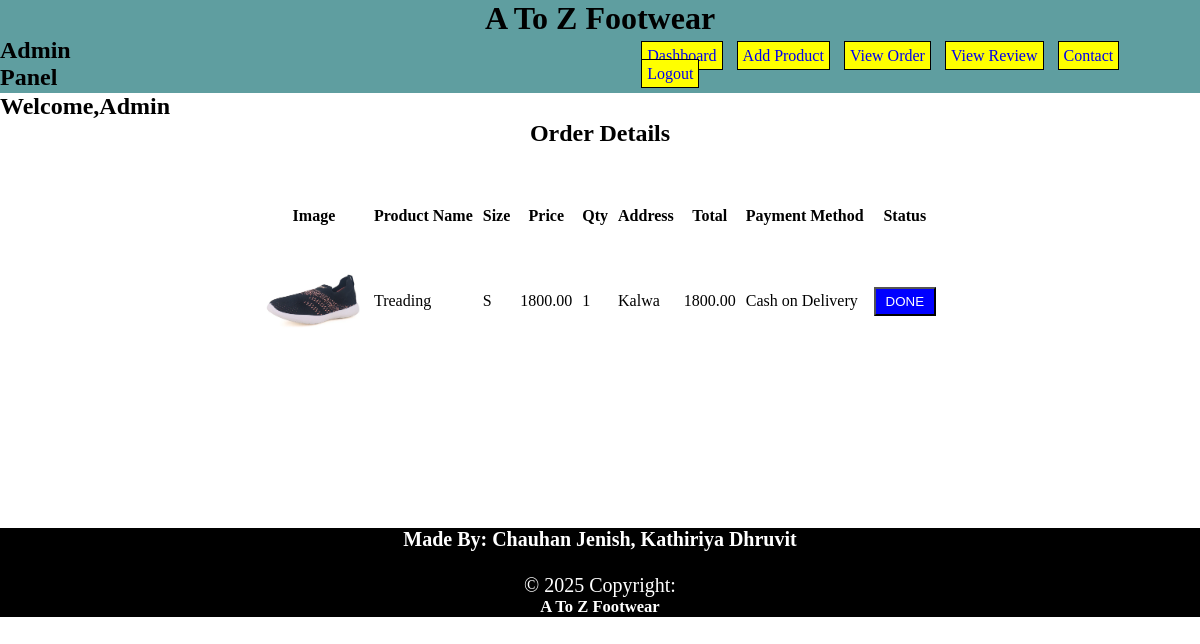
The page /Admin/order_show.php (signed in) on the database its author committed.
### tables this page shows
CREATE TABLE `check_out` (
  `p_id` int(30) NOT NULL,
  `images` varchar(255) NOT NULL,
  `p_name` varchar(30) NOT NULL,
  `size` varchar(5) NOT NULL,
  `price` float(10,2) NOT NULL,
  `qty` int(3) NOT NULL,
  `address` varchar(200) NOT NULL,
  `total` float(10,2) NOT NULL,
  `payment_method` varchar(200) NOT NULL,
  `status` varchar(5) NOT NULL
);

### Admin/order_show.php (the view, shortened to what this page needs)
<?php
if (isset($_SESSION['username']) && isset($_SESSION['password'])) {
    include "../Admin/AdminHeader.php";
    include "../db_conn.php";
    $qry = "SELECT * FROM check_out";
    $result = mysqli_query($con, $qry);
    ?>
    <center>
        <h2 style="margin-bottom: 50px;">Order Details</h2>
        <table cellpadding="10" cellspacing="10">
            <tr>
                <th>Image</th>
                <th>Product Name</th>
                <th>Size</th>
                <th>Price</th>
                <th>Qty</th>
                <th>Address</th>
                <th>Total</th>
                <th>Payment Method</th>
                <th>Status</th>
            </tr>
            <?php
            if (mysqli_num_rows($result) > 0) {
                while ($row = mysqli_fetch_assoc($result)) { ?>
                    <tr>
                        <td><img src="../uploads/<?php echo $row['images']; ?>" width="100px"></td>
                        <td><?php echo $row['p_name']; ?></td>
                        <td><?php echo $row['size']; ?></td>
                        <td><?php echo $row['price']; ?></td>
                        <td><?php echo $row['qty']; ?></td>
                        <td><?php echo $row['address']; ?></td>
                        <td><?php echo $row['total']; ?></td>
                        <td><?php echo $row['payment_method']; ?></td>
                        <td>
                            <form method="post" action="<?php echo $_SERVER['PHP_SELF']; ?>">
                                <button style="background-color: blue; color:white; padding: 5px 10px;" value="done" name="done" id="done">DONE</button>
                            </form>
                        </td>
                    </tr>
                <?php
                }
            }
            else
            {
                echo "<tr><td colspan='9'>No orders found</td></tr>";
            }
            ?>
        </table>
    </center>
<div style="color:white; text-align:center;background:black; font-size:20px;margin-top:150px;">
 <h4>Made By: Chauhan Jenish, Kathiriya Dhruvit</h4><br>
            © 2025 Copyright: <h5>A To Z Footwear</h5>
</div>
<?php
}
else
{
    include 'login.php';
}
?>

### Admin/AdminHeader.php (style rules this page uses)
* { margin: 0; padding: 0; box-sizing: border-box; }

### rows shown on the page
check_out: images (picture), p_name "Treading", size "S", price "1800.00", qty "1", address "Kalwa", total "1800.00", payment_method "Cash on Delivery"
